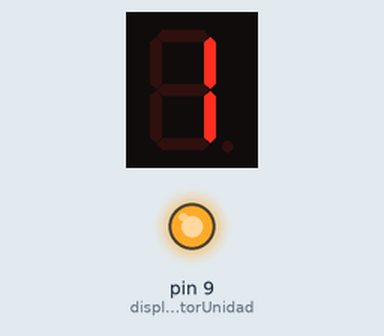
This sketch was run on a simulated Arduino Uno, built with avr-gcc and run on an emulated ATmega328P. Parts: 1-digit seven-segment display, output pins drawn as LEDs (lit = HIGH). Wiring (inferred from the names in the program): 1-digit 7-segment display, segments lit when HIGH: segments pin 2, pin 3, pin 4, pin 5, pin 6, pin 7, pin 8. The segment pins are drawn as the display they are named for; pins used as bus, display or sensor lines are not drawn.

Above: at 0.1 s.
At 0.6 s:
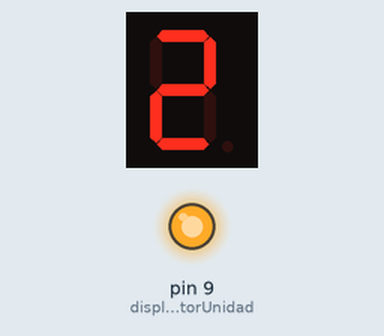
At 1.1 s:
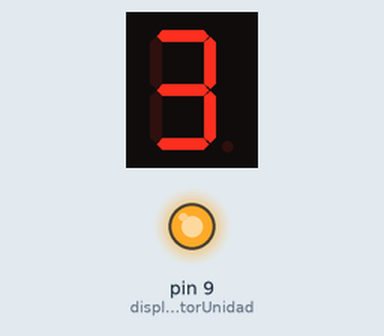
At 2.1 s:
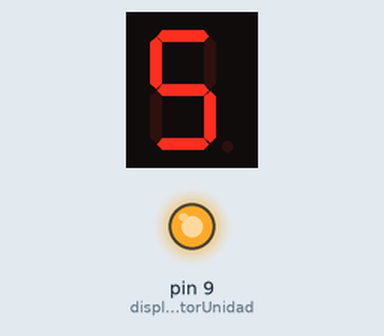
At 3.1 s:
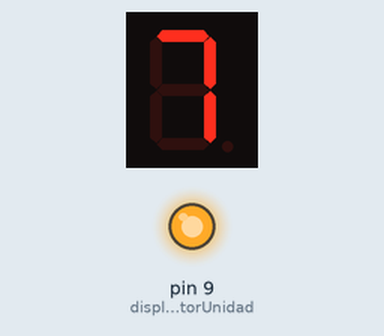
At 4.6 s:
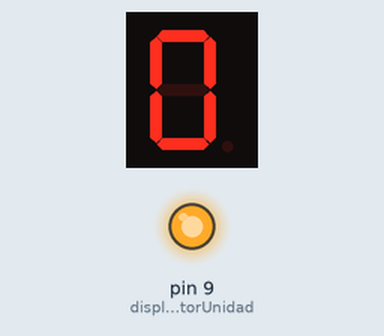

Measured:
- by itself, everything shown: repeats every 5.0 s, in 10 steps
- what the display in image 1 shows lasts 0.5 s, from 0.5 s to 1.0 s

The sketch:

NANO_Ctrl7seg_0to9CC_Op3.ino
```cpp
/*******************************************************************************
 *
 *  Control de display de 7 segmentos de catodo comun - Contador de 0 a 9 (Op.3)
 *
 *******************************************************************************
 * FileName:        NANO_Ctrl7seg_0to9CC_op3.ino
 * Processor:       ATmega328
 * Complier:        Arduino v1.8.42
 * Author:          Pedro Sánchez (MrChunckuee)
 * Blog:            http://mrchunckuee.blogspot.com/
 * Email:           mrchunckuee.psr@gmail.com
 * Description:     Control de un display de 7 segmentos de catodo comun (opcion
 *                  tres), utilizo el modulo de 7 segmentos antes mostrado en el blog.
 *******************************************************************************
 * Rev.         Date            Comment
 *   v1.0.0     08/04/2021      Creación del firmware
 ******************************************************************************/
#define displaySegmentoA 2
#define displaySegmentoB 3
#define displaySegmentoC 4
#define displaySegmentoD 5
#define displaySegmentoE 6
#define displaySegmentoF 7
#define displaySegmentoG 8

#define displayTransistorUnidad 9

#define maxNumCounter 9 //Valor maximo ce cuenta

int contador;
char display_value[4];
unsigned char display_count;

void setup() {
  pinMode(displaySegmentoA, OUTPUT);
  pinMode(displaySegmentoB, OUTPUT);
  pinMode(displaySegmentoC, OUTPUT);
  pinMode(displaySegmentoD, OUTPUT);
  pinMode(displaySegmentoE, OUTPUT);
  pinMode(displaySegmentoF, OUTPUT);
  pinMode(displaySegmentoG, OUTPUT);
  pinMode(displayTransistorUnidad, OUTPUT);
  contador = 0;
  digitalWrite(displayTransistorUnidad, 0);
  display7SEG_Clear();
}

void loop() {
    contador++;
    if( contador>maxNumCounter)
      contador = 0;
    display7SEG_SetNumero(contador);
    display7SEG_Update();
    delay(500);
}

/*******************************************************************************
 * Function:        void display7SEG_Clear()
 * Description:     Esta función coloca en cero la variable display_value.
 * Precondition:    None
 * Parameters:      None
 * Return Values:   None
 * Remarks:         None
 * *****************************************************************************/
void display7SEG_Clear(){
  display_value[3]='0';
  display_value[2]='0';
  display_value[1]='0';
  display_value[0]='0';
  display7SEG_Update();
}

/*******************************************************************************
 * Function:        void display7SEG_SetNumero(int numero)
 * Description:     Esta función convierte de int a char (valor a caracter).
 * Precondition:    None
 * Parameters:      int numero: Dato/Numero a covertir
 * Return Values:   None
 * Remarks:         None
 * *****************************************************************************/
void display7SEG_SetNumero(int numero){
  itoa (numero, display_value, 10);
}

/*******************************************************************************
 * Function:        void display7SEG_Update(byte numero)
 * Description:     Esta función pone en alto el pin del display a utlizar y
 *                  actualiza los displays con el numero a mostrar.
 * Precondition:    None
 * Parameters:      None
 * Return Values:   None
 * Remarks:         display_value[0]-0x30; se debe a que itoa pasa una int a char
 *                  asi que le restamos 0x30 para obtener los numeros (ASCII).
 * *****************************************************************************/
void display7SEG_Update(){
  digitalWrite(displayTransistorUnidad, 1);
  display7SEG_Show(display_value[0]-0x30);
}

/*******************************************************************************
 * Function:        void display7SEG_Show(char numero)
 * Description:     Esta función actualiza los pines de cada segmento
 * Precondition:    None
 * Parameters:      byte numero: Dato/Numero a mostrar
 * Return Values:   None
 * Remarks:         None
 * *****************************************************************************/
void display7SEG_Show(char numero){
  switch (numero) {
      case 1:
        digitalWrite(displaySegmentoA, 0);
        digitalWrite(displaySegmentoB, 1);
        digitalWrite(displaySegmentoC, 1);
        digitalWrite(displaySegmentoD, 0);
        digitalWrite(displaySegmentoE, 0);
        digitalWrite(displaySegmentoF, 0);
        digitalWrite(displaySegmentoG, 0);
        break;
      case 2:
        digitalWrite(displaySegmentoA, 1);
        digitalWrite(displaySegmentoB, 1);
        digitalWrite(displaySegmentoC, 0);
        digitalWrite(displaySegmentoD, 1);
        digitalWrite(displaySegmentoE, 1);
        digitalWrite(displaySegmentoF, 0);
        digitalWrite(displaySegmentoG, 1);
        break;
      case 3:
        digitalWrite(displaySegmentoA, 1);
        digitalWrite(displaySegmentoB, 1);
        digitalWrite(displaySegmentoC, 1);
        digitalWrite(displaySegmentoD, 1);
        digitalWrite(displaySegmentoE, 0);
        digitalWrite(displaySegmentoF, 0);
        digitalWrite(displaySegmentoG, 1);
        break;
      case 4:
        digitalWrite(displaySegmentoA, 0);
        digitalWrite(displaySegmentoB, 1);
        digitalWrite(displaySegmentoC, 1);
        digitalWrite(displaySegmentoD, 0);
        digitalWrite(displaySegmentoE, 0);
        digitalWrite(displaySegmentoF, 1);
        digitalWrite(displaySegmentoG, 1);
        break;
      case 5:
        digitalWrite(displaySegmentoA, 1);
        digitalWrite(displaySegmentoB, 0);
        digitalWrite(displaySegmentoC, 1);
        digitalWrite(displaySegmentoD, 1);
        digitalWrite(displaySegmentoE, 0);
        digitalWrite(displaySegmentoF, 1);
        digitalWrite(displaySegmentoG, 1);
        break;
      case 6:
        digitalWrite(displaySegmentoA, 1);
        digitalWrite(displaySegmentoB, 0);
        digitalWrite(displaySegmentoC, 1);
        digitalWrite(displaySegmentoD, 1);
        digitalWrite(displaySegmentoE, 1);
        digitalWrite(displaySegmentoF, 1);
        digitalWrite(displaySegmentoG, 1);
        break;
      case 7:
        digitalWrite(displaySegmentoA, 1);
        digitalWrite(displaySegmentoB, 1);
        digitalWrite(displaySegmentoC, 1);
        digitalWrite(displaySegmentoD, 0);
        digitalWrite(displaySegmentoE, 0);
        digitalWrite(displaySegmentoF, 0);
        digitalWrite(displaySegmentoG, 0);
        break;
      case 8:
        digitalWrite(displaySegmentoA, 1);
        digitalWrite(displaySegmentoB, 1);
        digitalWrite(displaySegmentoC, 1);
        digitalWrite(displaySegmentoD, 1);
        digitalWrite(displaySegmentoE, 1);
        digitalWrite(displaySegmentoF, 1);
        digitalWrite(displaySegmentoG, 1);
        break;
      case 9:
        digitalWrite(displaySegmentoA, 1);
        digitalWrite(displaySegmentoB, 1);
        digitalWrite(displaySegmentoC, 1);
        digitalWrite(displaySegmentoD, 0);
        digitalWrite(displaySegmentoE, 0);
        digitalWrite(displaySegmentoF, 1);
        digitalWrite(displaySegmentoG, 1);
        break;
      case 0:
         digitalWrite(displaySegmentoA, 1);
         digitalWrite(displaySegmentoB, 1);
         digitalWrite(displaySegmentoC, 1);
         digitalWrite(displaySegmentoD, 1);
         digitalWrite(displaySegmentoE, 1);
         digitalWrite(displaySegmentoF, 1);
         digitalWrite(displaySegmentoG, 0);
         break;
      default:
         digitalWrite(displaySegmentoA, 0);
         digitalWrite(displaySegmentoB, 0);
         digitalWrite(displaySegmentoC, 0);
         digitalWrite(displaySegmentoD, 0);
         digitalWrite(displaySegmentoE, 0);
         digitalWrite(displaySegmentoF, 0);
         digitalWrite(displaySegmentoG, 0);
         break;
    }
}
```
